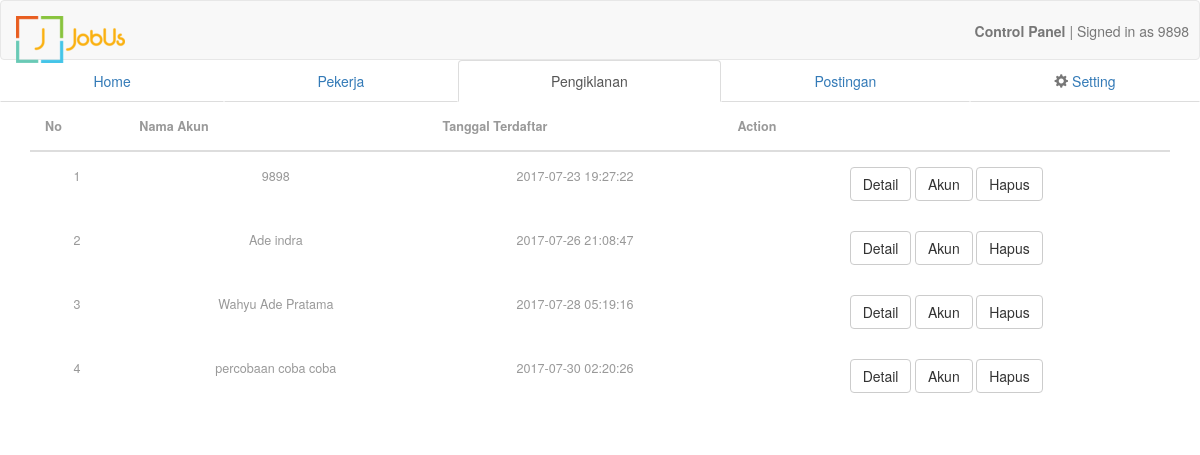
Screenshot of /admin/pengiklan.php (signed in) with the database file from the repository.
### tables this page shows
CREATE TABLE IF NOT EXISTS `pengiklan` (
`id_pengiklan` int(11) NOT NULL,
  `username` varchar(20) NOT NULL,
  `email` varchar(255) NOT NULL,
  `no_hp` varchar(15) NOT NULL,
  `password` varchar(255) NOT NULL,
  `foto_profile` varchar(255) DEFAULT NULL,
  `nama` varchar(255) DEFAULT NULL,
  `deskripsi` varchar(255) DEFAULT NULL,
  `sosmed` varchar(255) DEFAULT NULL,
  `provinsi` varchar(20) DEFAULT NULL,
  `kota` varchar(20) DEFAULT NULL,
  `kecamatan` varchar(20) DEFAULT NULL,
  `alamat` varchar(255) DEFAULT NULL,
  `lokasi` int(11) DEFAULT NULL,
  `koin` int(11) DEFAULT '0',
  `tanggal` timestamp NOT NULL DEFAULT CURRENT_TIMESTAMP
);

### controller/class.pengiklan.php (called while the page is built, shortened)
<?php
class pengiklan
 {
 	function get_all_rows($query, $param){
			try{
				global $pdo;
				$req = $pdo->prepare($query);
				if($param == ''){
					$req->execute();
				}else{
					$req->execute($param);
				}
				if($req->rowCount() > 0){
					$result = $req->fetchAll();
					return $result;
				}
			}catch(PDOException $e){
				echo "Error! gagal mengambil data: ".$e->getMessage();
			}
	}
	function get_all_profile(){
			$query = "SELECT * FROM `pengiklan`";
			return $this->get_all_rows($query, '');
	}
 }
 ?>

### admin/pengiklan.php (the view, shortened to what this page needs)
<!DOCTYPE html>
<?php session_start();
	include '../view/source3.php';
	include '../controller/koneksi.php';
	include '../controller/class.pengiklan.php';
	$pengiklan = new pengiklan();
	$data = $pengiklan->get_all_profile();
?>
<html>
<head>
</head>
<body>
 <?php include('../view/navbar.php'); ?>
	<ul class="nav nav-tabs nav-justified">
  		<li><a href="../admin/dashboard.php">Home</a></li>
  		<li><a href="../admin/pekerja.php">Pekerja</a></li>
  		<li role="presentation" class="active"><a href="../admin/pengiklan.php">Pengiklanan</a></li>
  		<li><a href="postingan.php">Postingan</a></li>
  		<li><a href="pengaturan.php"><span class="glyphicon glyphicon-cog" aria-hidden="true"></span> Setting</a></li>
	</ul>
	<div class="container">
		<table  class="table table-condensed table-responsive">
			<thead>
				<th>No </th>
				<th>Nama Akun</th>
				<th>Tanggal Terdaftar</th>
				<th>Action</th>
			</thead>
			<tbody>
			<?php
			if(count($data) > 0){
				$i = 1;
				foreach ($data as $rows ) {
					echo "
			<tr>
				<td>".$i."</td>
				<td>".$rows['nama']."</td>
				<td>".$rows['tanggal']."</td>
				<td>
					<form method='post'>
						<button type='button' class='btn btn-default' data-toggle='modal' data-target='#".$rows['id_pengiklan']."'>Detail</button>
						<button class='btn btn-default'>Akun</button>
						<button class='btn btn-default' name='delete' value='".$rows['id_pengiklan']."'>Hapus</button>
					</form>
				</td>
			</tr>
					";
					$i++;
				}
			} ?>
			</tbody>
		</table>
	</div>
</body>
</html>

### assets/css/style.css (style rules this page uses)
html, body { font-size: 100%; font-family: 'Open Sans', sans-serif; background:#ffffff; margin: 0; }
p,ul li,ol li { margin:0; font-size:14px; }
ul,label { margin:0; padding:0; }
input[type="submit"],input[type="reset"],a { -webkit-transition: 0.5s ease-in; -moz-transition: 0.5s ease-in; -ms-transition: 0.5s ease-in; -o-transition: 0.5s ease-in; transition:0.5s ease-in; }
.glyphicon { position: relative; top: 1px; display: inline-block; font-family: 'Glyphicons Halflings'; font-style: normal; font-weight: 400; line-height: 1; -webkit-font-smoothing: antialiased; -moz-osx-font-smoothing: grayscale; color: #777; }
.table > thead > tr > th, .table > tbody > tr > th, .table > tfoot > tr > th, .table > thead > tr > td, .table > tbody > tr > td, .table > tfoot > tr > td { border-top: none !important; }
.table td, .table>tbody>tr>td, .table>tbody>tr>th, .table>tfoot>tr>td, .table>tfoot>tr>th, .table>thead>tr>td, .table>thead>tr>th { padding: 15px!important; }
.table > thead > tr > th, .table > tbody > tr > th, .table > tfoot > tr > th, .table > thead > tr > td, .table > tbody > tr > td, .table > tfoot > tr > td { font-size: 0.9em; color: #999; border-top: none !important; }

### assets/css/cssme.css (style rules this page uses)
th { text-align: center; }
tbody { text-align: center; }
ul { list-style: none; }

### rows the page displays
pengiklan: nama "9898", tanggal "2017-07-23 19:27:22"
pengiklan: nama "Ade indra", tanggal "2017-07-26 21:08:47"
pengiklan: nama "Wahyu Ade Pratama", tanggal "2017-07-28 05:19:16"
pengiklan: nama "percobaan coba coba", tanggal "2017-07-30 02:20:26"
